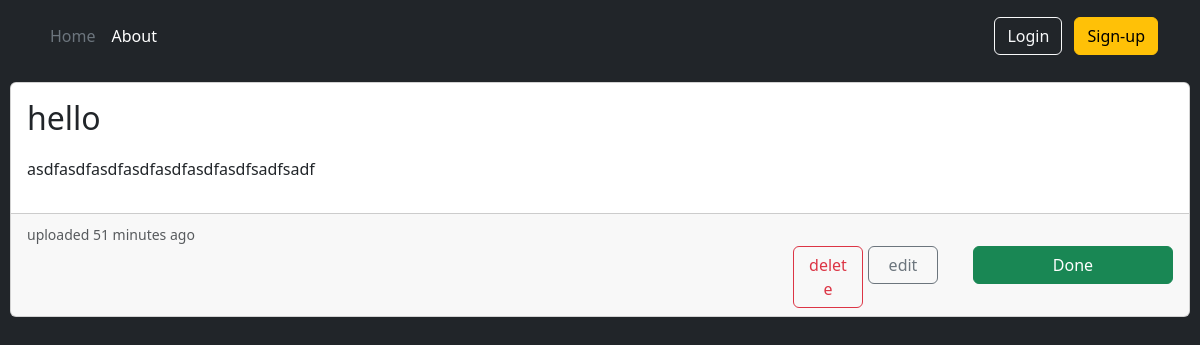
The app's page /detail/hello with its own data.
### todo/models.py (models this page shows, shortened)
class Todo(models.Model):
    user = models.ForeignKey(User, on_delete=models.CASCADE, related_name='todos')
    title = models.CharField(max_length=100)
    description = models.TextField(blank=True, null=True)
    is_done = models.BooleanField(default=False)
    pub_date = models.DateTimeField('date published', auto_now_add=True)
    slug = models.SlugField(max_length=100, unique=True)
    objects = models.Manager()
    objects_done = TodoDoneManager()
    objects_recent = TodoRecentManager()
    class Meta:
        ordering = ['is_done', '-pub_date']

### todo/views.py (the view, shortened to what this page needs)
# urls.py: path('detail/<slug:slug>', views.todo_detail, name='detail'),
def todo_detail(request, slug):
    todo = get_object_or_404(Todo, slug=slug)
    return render(request, 'todo_detail.html', {'todo': todo})

### todo/templates/todo_detail.html
{% extends 'base.html' %}
{% block content %}
                <div class="col">
                  <div class="card" style="margin: 10px">
                  <div class="card-body">
                    <h2 class="card-title">{{ todo.title }}</h2>
                    <p class="card-description" style="margin-top: 20px">
                        {{ todo.description }}
                    </p>
                  </div>
                  <div class="card-footer">
                    <small class="text-body-secondary col">uploaded {{ todo.pub_date|timesince }} ago</small>
                      <form action="" method="post">{% csrf_token %}
                        {% if todo.is_done %}
                            <button  type="submit" class="btn btn-warning" style="float: right; width: 200px"
                                     name="status" value="undone">Undone</button>
                        {% else %}
                            <button  type="submit" class="btn btn-success" style="float: right; width: 200px"
                                     name="status" value="done">Done</button>
                        {% endif %}
                      </form>
                     <a href="{% url 'update' todo.id %}" class="btn btn-outline-secondary" style="
                     float: right; width: 70px; margin-right: 35px"
                     >edit</a>
                     <a href="{% url 'delete' todo.id %}" class="btn btn-outline-danger" style="
                     float: right; width: 70px; margin-right: 5px"
                     >delete</a>
                  </div>
                </div>
              </div>
{% endblock %}

### records on screen
Todo: title "hello", description "asdfasdfasdfasdfasdfasdfasdfsadfsadf", pub_date "51 minutes"
